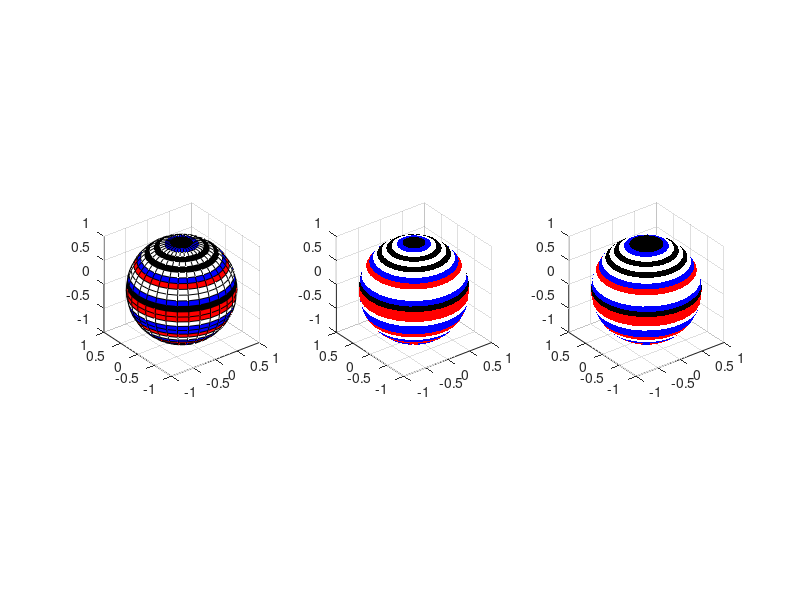

Recreate this plot in MATLAB.
[x,y,z]=sphere(30);
colormap(flag);
subplot(1,3,1);
surf(x,y,z);
axis equal
subplot(1,3,2);
surf(x,y,z);shading flat;
axis equal
subplot(1,3,3);
surf(x,y,z);shading interp;
axis equal